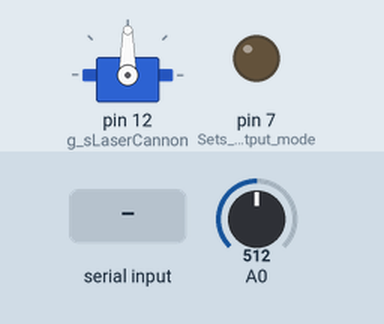
A sketch run on a simulated Arduino Uno, built with avr-gcc and run on an emulated ATmega328P. On the bench: servo, output pins drawn as LEDs (lit = HIGH). Inputs (shaded band) come from the test bench; at power-on: A0 = 512. What the sketch prints to the serial monitor is not drawn.

Above: at 3.7 s.
3.8 s: "2" received over Serial
At 4.6 s:
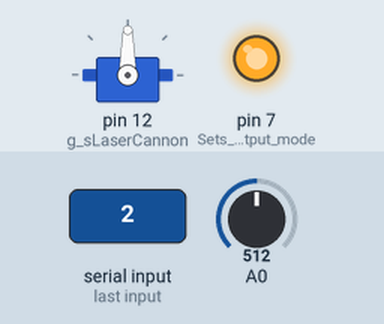
6.3 s: "1" received over Serial
Timing chart, 0 to 9.3 s (numbered marks = the images above; inputs shaded):
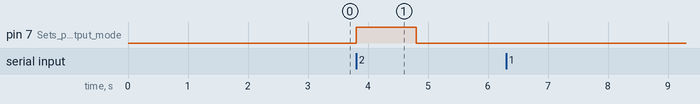

Measured:
- after the input at 3.8 s, pin 7 (Sets_pin_7_to_output_mode): LOW → HIGH at once, → LOW 1.0 s later
- after the input at 6.3 s, every drawn part: stays the same

The sketch:

ELF_Arduino.ino
```cpp
//
// EPS NXT/Arduino LaserTag
// MK, GM
//All spellings shall reflect standard American English
//This version has been commented excessively to help new people who may or may not have programming experience.

//#include <Wire.h>  //Relic from when we were using the NXT.
#include <Servo.h>

#define STATE_NEUTRAL               0    //This program is a state machine. That means that it has several states. The state that it is in is controlled by the variable g_iState. The behavior is determined by the state. These are the possible states.
#define COMMAND_REPORT_HITS         1    //If you go to "Tools" -> "Serial Monitor" and input "1", this will report all values.
#define COMMAND_FIRE_LASER          2    //As advertized.
#define COMMAND_TURN_LASER_LEFT     3    //Often goes center then left. No idea why.
#define COMMAND_TURN_LASER_CENTER   4    //As advertised.
#define COMMAND_TURN_LASER_RIGHT    5    //As advertised.
#define STATE_REPORT_FIRED          6    //Used only internally.
#define COMMAND_FIRE_LASER_LATER    7    //As advertised.
#define COMMAND_REPORT_CALIBRATION  8    //As advertised.
#define COMMAND_REPORT_VALUE        9    //As advertised.
#define STATE_ERROR                 255

#define THRESHOLD_OFFSET   100

#define ELF_MSG_HEADER     199  //Unlikely special value to msg header id

int g_iState;
int g_iCurrentHitCount;
unsigned long g_uLastHit;
int g_iCalibrationValue;
Servo g_sLaserCannon;
int g_iServoDegrees;

void setup()    //Runs when it is turned on.
{
  pinMode (7, OUTPUT);    //Sets pin 7 to output mode.
  delay(1000);
  analogWrite(7, 0);      //Turns off laser.
  Serial.begin(9600);    //9600 is the baudrate. Shouldn't ever need to change it.
  g_iState = STATE_NEUTRAL;
  g_iCurrentHitCount = 0;
  g_uLastHit = 0;
    // initialize gun turret servo
  g_sLaserCannon.attach(12);                //the laser cannon's rotation is controlled by pin 12
  g_iServoDegrees = 90;                    //the rotational position, in degrees, of the laser cannon
  g_sLaserCannon.write(g_iServoDegrees);
  delay(300);
    // calibrate hit detection
  unsigned long uTotal = 0;
  for (int i=0; i < 200 ;i++)
  {
    uTotal += analogRead(0);  //A0
    delay (1);
  }
  g_iCalibrationValue = (int) ((uTotal / 200) + THRESHOLD_OFFSET);
//  Wire.begin(0x0A);               // join i2c bus with slave address #2.   //Relic from when we were using the NXT.
//  Wire.onRequest(requestEvent);   // Event handler, responds by sending information back to the NXT
//  Wire.onReceive(receiveEvent);   // Event handler, receiving information
  delay(1000);
}

void loop()    //After the setup runs, the loop will run again and again.
{
  readSerial();    //Checks commands from the computer/phone.
  switch (g_iState)
    {
    case COMMAND_REPORT_HITS:
      Serial.print(g_iCurrentHitCount);
      Serial.print(" ");
      Serial.print(analogRead(0));
      Serial.print(" ");
      Serial.println(g_iCalibrationValue);
      g_iState = STATE_NEUTRAL;
      break;
    case COMMAND_FIRE_LASER: // normal case
      g_iState = STATE_REPORT_FIRED;
      analogWrite(7, 255);  // turn on laser for a quarter second
      delay(1000);
      analogWrite(7, 0);
      break;
    case COMMAND_TURN_LASER_LEFT:      //turns laser left 15 degrees
      g_iServoDegrees -= 15;
      g_sLaserCannon.write(g_iServoDegrees);
      delay(50);
      g_iState = STATE_NEUTRAL;
      break;
    case COMMAND_TURN_LASER_CENTER:    //turns laser to the center
      g_iServoDegrees = 90;
      g_sLaserCannon.write(g_iServoDegrees);
      delay(300);
      g_iState = STATE_NEUTRAL;
      break;
    case COMMAND_TURN_LASER_RIGHT:     //turns laser right 15 degrees
      g_iServoDegrees += 15;
      g_sLaserCannon.write(g_iServoDegrees);
      delay(50);
      g_iState = STATE_NEUTRAL;
      break;
    case STATE_REPORT_FIRED:
      delay(250);
      g_iState = STATE_NEUTRAL;
      break;
    case COMMAND_FIRE_LASER_LATER: // awkward case were we already reported that we fired
      g_iState = STATE_NEUTRAL;    // don't report after this
      delay(1000);
      analogWrite(7, 255);        // turn on laser for a quarter second
      delay(1000);
      analogWrite(7, 0);
      break;
    case COMMAND_REPORT_CALIBRATION:
      Serial.println(g_iCalibrationValue);
      g_iState = STATE_NEUTRAL;
      break;
    case COMMAND_REPORT_VALUE:    // leave state untouched, event handlers will reset it
      Serial.print(analogRead(0));
      g_iState = STATE_NEUTRAL;
      break;
    case STATE_ERROR:
      g_iState = STATE_NEUTRAL;
      for (int i = 0; i<5; i++)
      {
        analogWrite(7, 255);  //new. turns on laser
        delay(100);
        analogWrite(7, 0);  //new. turns off laser
        delay(100);
      }
     break;
    default:
      // not sure how we got here, but reset
      g_iState = STATE_NEUTRAL;
   }
  detectHits();
  delay (1);
}

void detectHits()
{
  int iLightValue;
  iLightValue = analogRead(0);  //A0
  if (iLightValue > g_iCalibrationValue)    //If the light value is 100 greater than the calibration value
  {
    if ((millis() - g_uLastHit) > 500)    //And it has been at least a half second
    {
      g_iCurrentHitCount++;    //Then we got hit :(
      g_uLastHit = millis();
    }
  }
}


void readSerial()
{
  if (Serial.available());
  {
    int input = Serial.read();
    int availableCommands[10] = {'0','1','2','3','4','5','6','7','8','9'};
    for(int i = 0; i < 10; i++)
      if (input == availableCommands[i])
      {
        g_iState = i;
      }
    //Serial.println(g_iState);
  }
}


/*    From back when we used the NXT
//
// When data is received from NXT, this function is called.
//
void receiveEvent(int iBytesIn)
{
  int iCommand;

  //
  // process commands only if 1) right number of bytes, 2) our special msg header and 3) checksum correct
  //

  if (iBytesIn == 4) // 3 bytes for our message plus an added "0" of padding
  {
    if (Wire.read() == ELF_MSG_HEADER)
    {
      iCommand = Wire.read();
      if (((Wire.read() + iCommand)%256) == 0)
      {
        //
        // the switch here is overkill, but I am doing that so we can be more specific in the future
        //
        switch (iCommand)
        {
          case COMMAND_FIRE_LASER:
            g_iState = COMMAND_FIRE_LASER;
            break;

          case COMMAND_TURN_LASER_LEFT:
          case COMMAND_TURN_LASER_CENTER:
          case COMMAND_TURN_LASER_RIGHT:
            g_iState = iCommand;
            break;

          case COMMAND_REPORT_HITS:
          case COMMAND_REPORT_CALIBRATION:
          case COMMAND_REPORT_VALUE:
            g_iState = iCommand;
            break;

          default:
            g_iState = STATE_ERROR;
            break;
        }
      }
    }
  }


  //
  // Don't need any more data, but process it anyway (in error case)
  // should only be the one padding/trailing/end byte
  //

  while (Wire.available())
  {
    Wire.read();
  }
}

//
// Macro splits integer into fields 1 and 2, and puts checksum in 3
//

#define PUT_INT_BYTES(s,i) {s[1] = (byte)i;s[2] = (byte) (((unsigned int)i)>>8); s[3] = (byte) 0-(s[1]+s[2]);}

//
//
void requestEvent()
{
  char s[4];
  int x;

  s[0] = ELF_MSG_HEADER;   // special value to denote header for ELF message

  switch (g_iState)
  {

    case COMMAND_REPORT_HITS:
      PUT_INT_BYTES(s, g_iCurrentHitCount);
      g_iCurrentHitCount = 0;
      g_iState = STATE_NEUTRAL;
      break;

    case COMMAND_REPORT_VALUE:
      x = analogRead(0);
      PUT_INT_BYTES(s, x);
      g_iState = STATE_NEUTRAL;
      break;

    case COMMAND_REPORT_CALIBRATION:
      PUT_INT_BYTES (s, g_iCalibrationValue);
      g_iState = STATE_NEUTRAL;
      break;

    case STATE_REPORT_FIRED:
      PUT_INT_BYTES(s,255)
      g_iState = STATE_NEUTRAL;
      break;

    case COMMAND_FIRE_LASER:
      // This is a bit awkward - we are in this handler too early, can't reset the command. That's why we have an alternate command
      PUT_INT_BYTES(s,254)
      g_iState = COMMAND_FIRE_LASER_LATER;
      break;

    //
    // This was the error case, but with the addition of turning I don't
    // want to add more states just to respond properly, so all the NXT will
    // get back is 0.
    //
    default:
      PUT_INT_BYTES(s,0)
      break;
  }
  //
  // don't forget to send it
  //
  Wire.write(s, 4);
}
*/
```
